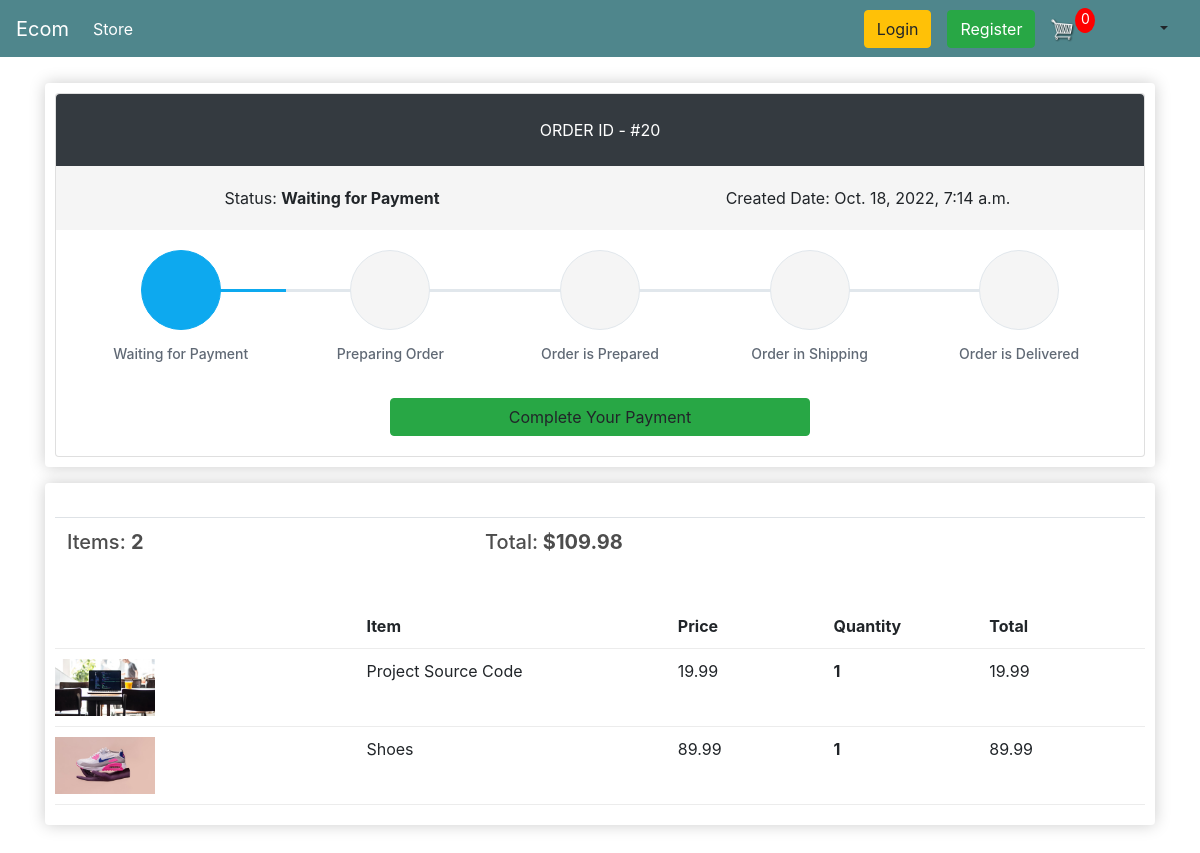
Before: /order-details/20 with the older database file.
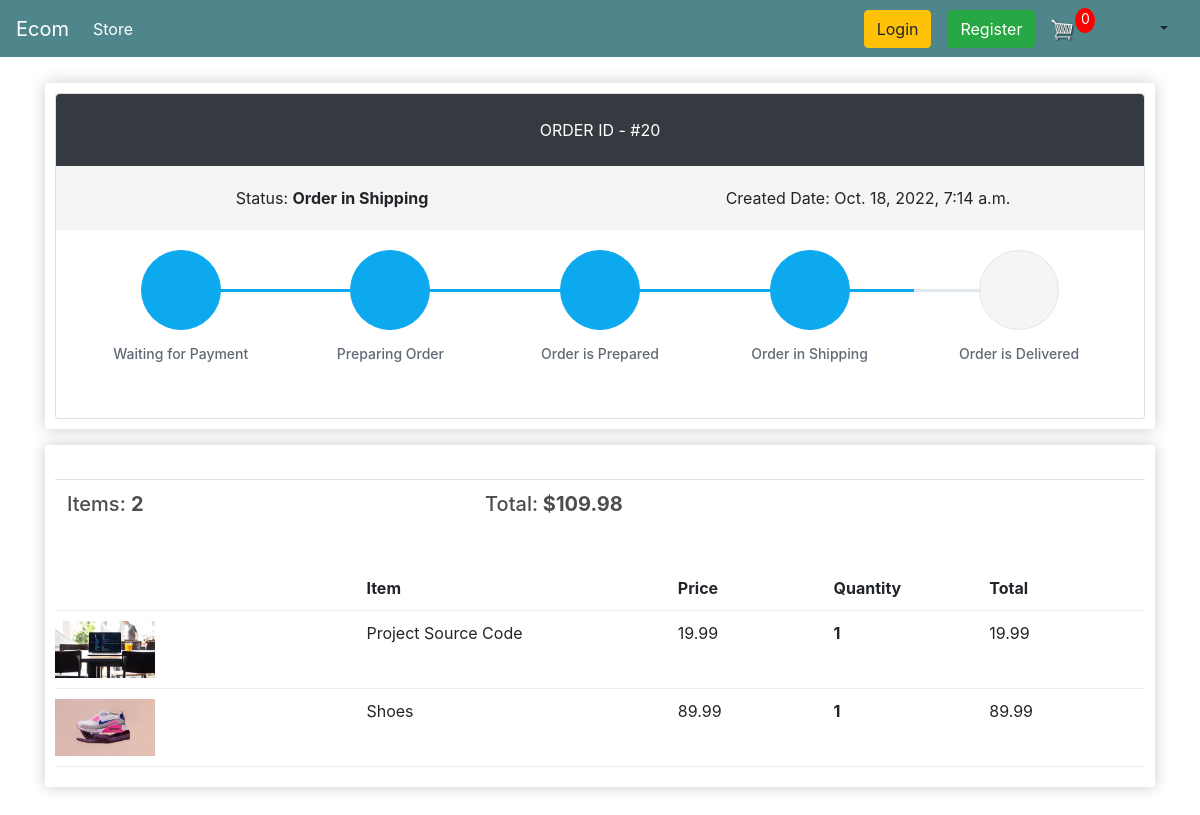
After: the same page with the newer database file.
### store/models.py (models this page shows, shortened)
class Order(models.Model):
    STATUS_CHOICES = (
        (0, 'Waiting for Payment'),
        (1, 'Preparing Order'),
        (2, 'Order is Prepared'),
        (3, 'Order in Shipping'),
        (4, 'Order is Delivered'),
        (5, 'Cancelled')
    )
    PAYMENT_OPTION_CHOICES = (
        ('Cash On Delivery', 'Cash On Delivery'),
        ('Bkash', 'Bkash'),
    )
    customer = models.ForeignKey(Customer, on_delete=models.SET_NULL, null=True, blank=True)
    order_status = models.IntegerField('Order Status', choices=STATUS_CHOICES, default=0)
    payment_option = models.CharField('Payment Options', choices=PAYMENT_OPTION_CHOICES, max_length=20, default='Cash On Delivery')
    created = models.DateTimeField('Created in', auto_now_add=True)
    modified = models.DateTimeField('Modified in', auto_now=True)
    transaction_id = models.CharField(max_length=100, null=True)
    class Meta:
        verbose_name = 'Order'
        ordering = ('-created',)
    @property
    def get_order_total(self):
        order_items = self.orderitem_set.all()
        total = sum([item.get_total for item in order_items])
        return total
    @property
    def get_number_of_items(self):
        order_items = self.orderitem_set.all()
        total = sum([item.quantity for item in order_items])
        return total

class OrderItem(models.Model):
    product = models.ForeignKey(Product, on_delete=models.SET_NULL, null=True, blank=True)
    order = models.ForeignKey(Order, on_delete=models.SET_NULL, null=True, blank=True)
    quantity = models.IntegerField(default=0, null=True, blank=True)
    date_added = models.DateTimeField(auto_now_add=True)
    def __str__(self) -> str:
        return f'OrderItem ID: {self.id}  ->   Name: {self.product.name}'
    @property
    def get_total(self):
        return self.quantity * self.product.price

class Product(models.Model):
    name = models.CharField(max_length=200, null=True)
    price = models.FloatField()
    discount_price = models.FloatField(default=0.0)
    digital = models.BooleanField(default=False, null=True, blank=True)
    image = models.ImageField(null=True, blank=True)
    order_limit = models.IntegerField(default=50)
    @property
    def imageURL(self):
        try:
            url = self.image.url
        except:
            url = ''
        return url

### customers/views.py (the view)
# urls.py: path('order-details/<int:pk>', customer_views.OrderDetailView.as_view(), name = 'order-details'),
class OrderDetailView(DetailView):
    login_required = True
    template_name: str = "customers/order-details.html"
    context_object_name: str = "order"
    model = Order
    def get_context_data(self,*args, **kwargs):
        context = super(OrderDetailView, self).get_context_data(*args,**kwargs)
        context['items'] = self.items
        context['noOfCartItems'] = self.noOfCartItems
        context['trackInfoList'] = self.trackInfoList
        return context
    def get(self, request, *args, **kwargs):
        self.cookieData = cartData(request = request)
        self.noOfCartItems = self.cookieData['noOfCartItems']
        self.order_id = self.kwargs.get('pk')
        self.items = OrderItem.objects.filter(order__id = self.order_id)
        orders = Order.objects.filter(id = self.order_id)
        self.trackInfoList = getTrackInfoList(orders[0].order_status)
        print(f'order_id = {self.order_id}  items = {self.items},  noOfCartItems = {self.noOfCartItems}')
        return super(OrderDetailView, self).get(request, *args, **kwargs)

### store/utils.py (called while the page is built, shortened)
def cookieCart(request):
    try:
        temp_cart = json.loads(request.COOKIES['cart'])
    except:
        temp_cart = {}
    print('temp_cart: ', temp_cart)
    items = []
    cart = {
        'get_cart_total': 0,
        'get_number_of_items': 0,
        'shipping': False
    }
    noOfCartItems = cart['get_number_of_items']
    return {
        'noOfCartItems': noOfCartItems,
        'cart': cart,
        'items': items
    }

def cartData(request):
    if request.user.is_authenticated:
        customer = request.user.customer
        cart, created = Cart.objects.get_or_create(customer = customer)
        items = cart.cartitem_set.all()
        noOfCartItems = cart.get_number_of_items
    else:
        cookieData = cookieCart(request = request)
        noOfCartItems = cookieData['noOfCartItems']
        cart = cookieData['cart']
        items = cookieData['items']
    return {
        'noOfCartItems': noOfCartItems,
        'cart': cart,
        'items': items
    }

### templates/customers/order-details.html (shortened to what this page needs)
{% extends 'store/main.html' %}
{% load static %}
{% block content %}
    <div class="row">
        <div class="col-lg-12">
            <div class="box-element padding-bottom-3x mb-3 mt-3">
                <div class="card">
                  <div class="p-4 text-center text-white text-lg rounded-top" style="background-color:#343a40 !important"><span class="text-uppercase">Order ID - </span><span class="text-medium">#{{ order.id }}</span></div>
                  <div class="d-flex flex-wrap flex-sm-nowrap justify-content-between py-3 px-2 bg-order-overview" style="background-color:#f5f5f5">
                    <div class="w-100 text-center py-1 px-2"><span class="text-medium">Status:</span> <strong>{{ order.get_order_status_display }}</strong></div>
                    <div class="w-100 text-center py-1 px-2"><span class="text-medium">Created Date:</span> {{ order.created }}</div>
                  </div>
                  <div class="card-body">
                    <div class="steps d-flex flex-wrap flex-sm-nowrap justify-content-between padding-top-2x padding-bottom-1x">
                        {% for trackInfo in trackInfoList %}
                            {% if trackInfo.is_completed %}
                            <div class="step completed">
                            {% else %}
                            <div class="step">
                            {% endif %}
                                <div class="step-icon-wrap">
                                <div class="step-icon"><i class="{{ trackInfo.icon }}"></i></div>
                                </div>
                                <h4 class="step-title">{{ trackInfo.title }}</h4>
                            </div>
                        {% endfor%}
                    </div>
                    {% if order.order_status == 0 %}
                        <a id="complete-payment" style="display: block; margin-left: auto; margin-right: auto; width: 40%" class="btn btn-success">Complete Your Payment</a>
                    {% endif %}
                  </div>
                </div>
            </div>
            <div class="box-element mb-5">
                <br>
                <table class="table">
                    <tr>
                        <th><h5>Items: <strong>{{ order.get_number_of_items }} </strong></h5></th>
                        <th><h5>Total:<strong> ${{order.get_order_total|floatformat:2}} </strong></h5></th>
                    </tr>
                </table>
                <br/>
                <div class="cart-row">
                    <div style="flex:2"></div>
                    <div style="flex:2"><strong>Item</strong></div>
                    <div style="flex:1"><strong>Price</strong></div>
                    <div style="flex:1"><strong>Quantity</strong></div>
                    <div style="flex:1"><strong>Total</strong></div>
                </div>
                {% for item in items %}
                    <div class="cart-row">
                        <div style="flex:2"><img class="row-image" src="{{item.product.imageURL}}"></div>
                        <div style="flex:2"><p>{{item.product.name}}</p></div>
                        <div style="flex:1"><p>{{item.product.price|floatformat:2}} </p></div>
                        <div style="flex:1">
                            <p class="quantity">{{item.quantity}}</p>
                        </div>
                        <div style="flex:1"><p>{{item.get_total|floatformat:2}} </p></div>
                    </div>
                {% endfor %}
            </div>
        </div>
    </div>
    <link rel="stylesheet" type="text/css" href="{% static 'css/order-details.css' %}">
    <link rel="stylesheet" href="https://cdn.jsdelivr.net/npm/pixeden-stroke-7-icon@1.2.3/pe-icon-7-stroke/dist/pe-icon-7-stroke.min.css">
    <link href="https://cdn.jsdelivr.net/npm/bootstrap@4.4.1/dist/css/bootstrap.min.css" rel="stylesheet">
{% endblock content %}

### templates/store/main.html (shortened to what this page needs)
<!DOCTYPE html>
{% load static %}
<html>
    <head>
           <link rel="stylesheet" href="https://stackpath.bootstrapcdn.com/bootstrap/4.4.1/css/bootstrap.min.css">
           <link rel="stylesheet" type="text/css" href="{% static 'css/main.css' %}">
            <link href="https://cdn.jsdelivr.net/npm/bootstrap@4.4.1/dist/css/bootstrap.min.css" rel="stylesheet">
            <link rel="stylesheet" href="https://cdn.jsdelivr.net/npm/pixeden-stroke-7-icon@1.2.3/pe-icon-7-stroke/dist/pe-icon-7-stroke.min.css">
    </head>
    <body>
        <nav class="navbar navbar-expand-lg navbar-dark bg-dark" style="background-color:#4f868c !important">
            <a class="navbar-brand" href="{% url 'store' %}">Ecom</a>
            <div class="collapse navbar-collapse" id="navbarSupportedContent">
                <ul class="navbar-nav mr-auto">
                    <li class="nav-item active">
                        <a class="nav-link" href="{% url 'store' %}">Store <span class="sr-only">(current)</span></a>
                    </li>
                </ul>
                <div class="form-inline my-2 my-lg-0">
                    {% if user.is_authenticated %}
                        <a href={%url 'logout'%} class="btn btn-warning">Logout</a>
                        {% comment %} <a class="nav-item nav-link" href={%url 'logout'%}>Logout</a> {% endcomment %}
                    {% else %}
                        <a href={%url 'login'%} class="btn btn-warning mr-3">Login</a>
                        <a href={%url 'register'%} class="btn btn-success">Register</a>
                    {% endif %}
                    <a href="{% url 'cart' %}">
                        <img  id="cart-icon" src="{% static 'images/cart.png' %}">
                    </a>
                    <p id="cart-total">{{ noOfCartItems }}</p>
                </div>
                <div class="nav-item dropdown p-0 m-0">
                    <a class="nav-link dropdown-toggle" role="button" data-toggle="dropdown" aria-haspopup="true" aria-expanded="false">
                    </a>
                </div>
            </div>
        </nav>
         <div class="container">
            {% block content %}
            {% endblock content %}
         </div>
    </body>
</html>

### static/css/main.css (style rules this page uses)
body { background-color: hsl(0, 0%, 98%); }
h1,h2,h3,h4,h5,h6 { color:hsl(0, 0%, 30%); }
.box-element { box-shadow:hsl(0, 0%, 80%) 0 0 16px; background-color: #fff; border-radius: 4px; padding: 10px; }
.bg-dark { background-color: #4f868c!important; }
#cart-icon { width:25px; display: inline-block; margin-left: 15px; }
#cart-total { display: block; text-align: center; color:#fff; background-color: red; width: 20px; height: 25px; border-radius: 50%; font-size: 14px; }
.col-lg-4, .col-lg-6, .col-lg-8, .col-lg-12 { margin-top: 10px; }
.btn { border-radius: 0; }
.row-image { width: 100px; }
.cart-row { display: flex; align-items: flex-stretch; padding-bottom: 10px; margin-bottom: 10px; border-bottom: 1px solid #ececec; }
.quantity { display: inline-block; font-weight: 700; padding-right:10px; }

### static/css/order-details.css (style rules this page uses)
.steps .step { display: block; width: 100%; margin-bottom: 35px; text-align: center }
.steps .step .step-icon-wrap { display: block; position: relative; width: 100%; height: 80px; text-align: center }
.steps .step .step-icon-wrap::before, .steps .step .step-icon-wrap::after { display: block; position: absolute; top: 50%; width: 50%; height: 3px; margin-top: -1px; background-color: #e1e7ec; content: ''; z-index: 1 }
.steps .step .step-icon-wrap::before { left: 0 }
.steps .step .step-icon-wrap::after { right: 0 }
.steps .step .step-icon { display: inline-block; position: relative; width: 80px; height: 80px; border: 1px solid #e1e7ec; border-radius: 50%; background-color: #f5f5f5; color: #374250; font-size: 38px; line-height: 81px; z-index: 5 }
.steps .step .step-title { margin-top: 16px; margin-bottom: 0; color: #606975; font-size: 14px; font-weight: 500 }
.steps .step:first-child .step-icon-wrap::before { display: none }
.steps .step:last-child .step-icon-wrap::after { display: none }
.steps .step.completed .step-icon-wrap::before, .steps .step.completed .step-icon-wrap::after { background-color: #0da9ef }
.steps .step.completed .step-icon { border-color: #0da9ef; background-color: #0da9ef; color: #fff }
.bg-faded, .bg-order-overview { background-color: #f5f5f5 !important; }

Changed rows visible on the page:
changed Order id 20: order_status "Waiting for Payment" → "Order in Shipping"
Other visible differences:
text no longer shown: "Complete Your Payment"
